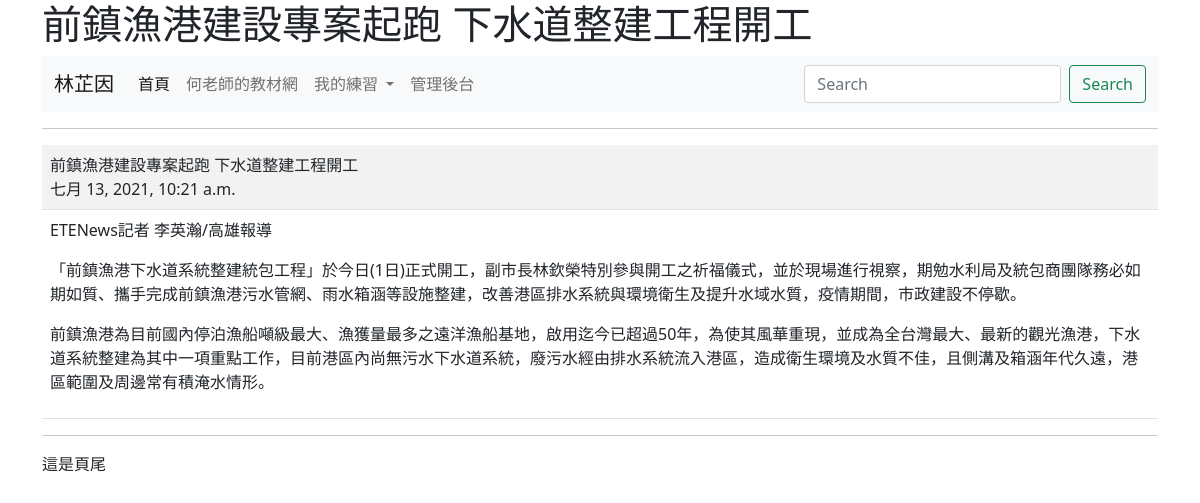
/show/3/, run on the app's committed database.
### mysite/models.py (models this page shows, shortened)
class Post(models.Model):
	title = models.CharField(max_length=200) #field=資料欄
	content = models.TextField() #TextField=大量文字沒限制
	pub_date = models.DateTimeField(default=timezone.now) #預設現在的時間
	class Meta:
		ordering = ('-pub_date',)

### mysite/views.py (the view)
# urls.py: path('show/<int:id>/',views.show),
def show(request, id):
	try:
		post = Post.objects.get(id=id)
	except:
		return redirect('/news/')
	return render(request, 'show.html' , locals())

### templates/show.html (shortened to what this page needs)
{% extends "base.html" %}
{% block main %}
	<hr>
	<table class ='table table-striped'>
		<tr>
			<td>
				{{post.title}}<br>
				{{post.pub_date}}
			</td>
		</tr>
	   	<tr>
	   		<td>
	   			{{post.content | linebreaks }}
	   		</td>
	   	</tr>
	</table>
{% endblock %}

### data on the page
Post: title "前鎮漁港建設專案起跑 下水道整建工程開工", pub_date "七月 13, 2021, 10:21 a.m.", content "ETENews記者 李英瀚/高雄報導 「前鎮漁港下水道系統整建統包工程」於今日(1日)正式開工，副市長林欽榮特別參與開工之祈福儀式，並於現場進行視察，期勉水利局及統包商團隊務必如期如質、攜手完成前鎮漁港污水管網、雨水箱涵等設施整建，改善港區排水系統與環境衛生及提升水域水質，疫情期間，市政建設不停歇。 前鎮漁港為目前國內停泊漁船噸級最大、漁獲量最多之遠洋漁船基地，啟用迄今已超過50年，為使其風華重現，並成為全台灣最大、最新的觀光漁港，下水道系統整建為其中一項重點工作，目前港區內尚無污水下水道系統，廢污水經由排水系統流入港區，造成衛生環境及水質不佳，且側溝及箱涵年代久遠，港區範圍及周邊常有積淹水情形。"
